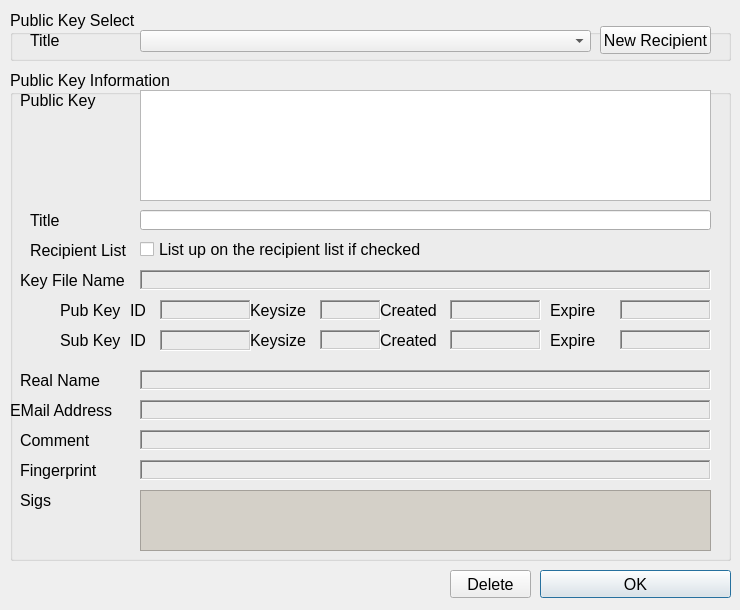
<?xml version="1.0" encoding="UTF-8"?>
<ui version="4.0">
 <class>DialogAddressBook</class>
 <widget class="QDialog" name="DialogAddressBook">
  <property name="geometry">
   <rect>
    <x>0</x>
    <y>0</y>
    <width>740</width>
    <height>610</height>
   </rect>
  </property>
  <property name="sizePolicy">
   <sizepolicy hsizetype="Fixed" vsizetype="Fixed">
    <horstretch>0</horstretch>
    <verstretch>0</verstretch>
   </sizepolicy>
  </property>
  <property name="minimumSize">
   <size>
    <width>740</width>
    <height>610</height>
   </size>
  </property>
  <property name="maximumSize">
   <size>
    <width>740</width>
    <height>610</height>
   </size>
  </property>
  <property name="windowTitle">
   <string>Recipient List Setting</string>
  </property>
  <widget class="QGroupBox" name="groupBox">
   <property name="geometry">
    <rect>
     <x>10</x>
     <y>70</y>
     <width>721</width>
     <height>491</height>
    </rect>
   </property>
   <property name="font">
    <font>
     <pointsize>12</pointsize>
    </font>
   </property>
   <property name="title">
    <string>Public Key Information</string>
   </property>
   <widget class="QLabel" name="label_2">
    <property name="geometry">
     <rect>
      <x>20</x>
      <y>140</y>
      <width>101</width>
      <height>20</height>
     </rect>
    </property>
    <property name="layoutDirection">
     <enum>Qt::RightToLeft</enum>
    </property>
    <property name="text">
     <string>Title</string>
    </property>
   </widget>
   <widget class="QLabel" name="label_3">
    <property name="geometry">
     <rect>
      <x>10</x>
      <y>300</y>
      <width>111</width>
      <height>20</height>
     </rect>
    </property>
    <property name="layoutDirection">
     <enum>Qt::RightToLeft</enum>
    </property>
    <property name="text">
     <string>Real Name</string>
    </property>
   </widget>
   <widget class="QLabel" name="label_4">
    <property name="geometry">
     <rect>
      <x>0</x>
      <y>330</y>
      <width>121</width>
      <height>20</height>
     </rect>
    </property>
    <property name="layoutDirection">
     <enum>Qt::RightToLeft</enum>
    </property>
    <property name="text">
     <string>EMail Address</string>
    </property>
   </widget>
   <widget class="QLabel" name="label_5">
    <property name="geometry">
     <rect>
      <x>10</x>
      <y>360</y>
      <width>111</width>
      <height>20</height>
     </rect>
    </property>
    <property name="layoutDirection">
     <enum>Qt::RightToLeft</enum>
    </property>
    <property name="text">
     <string>Comment</string>
    </property>
   </widget>
   <widget class="QLabel" name="label_6">
    <property name="geometry">
     <rect>
      <x>10</x>
      <y>390</y>
      <width>111</width>
      <height>20</height>
     </rect>
    </property>
    <property name="layoutDirection">
     <enum>Qt::RightToLeft</enum>
    </property>
    <property name="text">
     <string>Fingerprint</string>
    </property>
   </widget>
   <widget class="QLabel" name="label_7">
    <property name="geometry">
     <rect>
      <x>10</x>
      <y>200</y>
      <width>111</width>
      <height>20</height>
     </rect>
    </property>
    <property name="layoutDirection">
     <enum>Qt::RightToLeft</enum>
    </property>
    <property name="text">
     <string>Key File Name</string>
    </property>
   </widget>
   <widget class="QLineEdit" name="lineEdit_Title">
    <property name="geometry">
     <rect>
      <x>130</x>
      <y>140</y>
      <width>571</width>
      <height>20</height>
     </rect>
    </property>
   </widget>
   <widget class="QLabel" name="label_RealName">
    <property name="geometry">
     <rect>
      <x>130</x>
      <y>300</y>
      <width>571</width>
      <height>20</height>
     </rect>
    </property>
    <property name="autoFillBackground">
     <bool>false</bool>
    </property>
    <property name="styleSheet">
     <string/>
    </property>
    <property name="frameShape">
     <enum>QFrame::WinPanel</enum>
    </property>
    <property name="frameShadow">
     <enum>QFrame::Sunken</enum>
    </property>
    <property name="text">
     <string/>
    </property>
   </widget>
   <widget class="QLabel" name="label_Email">
    <property name="geometry">
     <rect>
      <x>130</x>
      <y>330</y>
      <width>571</width>
      <height>20</height>
     </rect>
    </property>
    <property name="autoFillBackground">
     <bool>false</bool>
    </property>
    <property name="styleSheet">
     <string/>
    </property>
    <property name="frameShape">
     <enum>QFrame::WinPanel</enum>
    </property>
    <property name="frameShadow">
     <enum>QFrame::Sunken</enum>
    </property>
    <property name="text">
     <string/>
    </property>
   </widget>
   <widget class="QLabel" name="label_Comment">
    <property name="geometry">
     <rect>
      <x>130</x>
      <y>360</y>
      <width>571</width>
      <height>20</height>
     </rect>
    </property>
    <property name="autoFillBackground">
     <bool>false</bool>
    </property>
    <property name="styleSheet">
     <string/>
    </property>
    <property name="frameShape">
     <enum>QFrame::WinPanel</enum>
    </property>
    <property name="frameShadow">
     <enum>QFrame::Sunken</enum>
    </property>
    <property name="text">
     <string/>
    </property>
   </widget>
   <widget class="QLabel" name="label_FileName">
    <property name="geometry">
     <rect>
      <x>130</x>
      <y>200</y>
      <width>571</width>
      <height>20</height>
     </rect>
    </property>
    <property name="autoFillBackground">
     <bool>false</bool>
    </property>
    <property name="styleSheet">
     <string/>
    </property>
    <property name="frameShape">
     <enum>QFrame::WinPanel</enum>
    </property>
    <property name="frameShadow">
     <enum>QFrame::Sunken</enum>
    </property>
    <property name="text">
     <string/>
    </property>
   </widget>
   <widget class="QLabel" name="label_Fingerprint">
    <property name="geometry">
     <rect>
      <x>130</x>
      <y>390</y>
      <width>571</width>
      <height>20</height>
     </rect>
    </property>
    <property name="autoFillBackground">
     <bool>false</bool>
    </property>
    <property name="styleSheet">
     <string/>
    </property>
    <property name="frameShape">
     <enum>QFrame::WinPanel</enum>
    </property>
    <property name="frameShadow">
     <enum>QFrame::Sunken</enum>
    </property>
    <property name="text">
     <string/>
    </property>
   </widget>
   <widget class="QLabel" name="label_8">
    <property name="geometry">
     <rect>
      <x>10</x>
      <y>20</y>
      <width>111</width>
      <height>20</height>
     </rect>
    </property>
    <property name="layoutDirection">
     <enum>Qt::RightToLeft</enum>
    </property>
    <property name="text">
     <string>Public Key</string>
    </property>
   </widget>
   <widget class="QPlainTextEdit" name="plainTextEdit_PublicKey">
    <property name="geometry">
     <rect>
      <x>130</x>
      <y>20</y>
      <width>571</width>
      <height>111</height>
     </rect>
    </property>
    <property name="readOnly">
     <bool>false</bool>
    </property>
    <property name="tabStopWidth">
     <number>80</number>
    </property>
   </widget>
   <widget class="QLabel" name="label_9">
    <property name="geometry">
     <rect>
      <x>50</x>
      <y>230</y>
      <width>71</width>
      <height>20</height>
     </rect>
    </property>
    <property name="layoutDirection">
     <enum>Qt::RightToLeft</enum>
    </property>
    <property name="text">
     <string>Pub Key</string>
    </property>
   </widget>
   <widget class="QLabel" name="label_10">
    <property name="geometry">
     <rect>
      <x>50</x>
      <y>260</y>
      <width>71</width>
      <height>20</height>
     </rect>
    </property>
    <property name="layoutDirection">
     <enum>Qt::RightToLeft</enum>
    </property>
    <property name="text">
     <string>Sub Key</string>
    </property>
   </widget>
   <widget class="QLabel" name="label_11">
    <property name="geometry">
     <rect>
      <x>240</x>
      <y>230</y>
      <width>61</width>
      <height>20</height>
     </rect>
    </property>
    <property name="layoutDirection">
     <enum>Qt::RightToLeft</enum>
    </property>
    <property name="text">
     <string>Keysize</string>
    </property>
   </widget>
   <widget class="QLabel" name="label_12">
    <property name="geometry">
     <rect>
      <x>240</x>
      <y>260</y>
      <width>61</width>
      <height>20</height>
     </rect>
    </property>
    <property name="layoutDirection">
     <enum>Qt::RightToLeft</enum>
    </property>
    <property name="text">
     <string>Keysize</string>
    </property>
   </widget>
   <widget class="QLabel" name="label_PubKeyId">
    <property name="geometry">
     <rect>
      <x>150</x>
      <y>230</y>
      <width>91</width>
      <height>20</height>
     </rect>
    </property>
    <property name="autoFillBackground">
     <bool>false</bool>
    </property>
    <property name="styleSheet">
     <string/>
    </property>
    <property name="frameShape">
     <enum>QFrame::WinPanel</enum>
    </property>
    <property name="frameShadow">
     <enum>QFrame::Sunken</enum>
    </property>
    <property name="text">
     <string/>
    </property>
   </widget>
   <widget class="QLabel" name="label_SubKeyId">
    <property name="geometry">
     <rect>
      <x>150</x>
      <y>260</y>
      <width>91</width>
      <height>21</height>
     </rect>
    </property>
    <property name="autoFillBackground">
     <bool>false</bool>
    </property>
    <property name="styleSheet">
     <string/>
    </property>
    <property name="frameShape">
     <enum>QFrame::WinPanel</enum>
    </property>
    <property name="frameShadow">
     <enum>QFrame::Sunken</enum>
    </property>
    <property name="text">
     <string/>
    </property>
   </widget>
   <widget class="QLabel" name="label_PubKeysize">
    <property name="geometry">
     <rect>
      <x>310</x>
      <y>230</y>
      <width>61</width>
      <height>20</height>
     </rect>
    </property>
    <property name="autoFillBackground">
     <bool>false</bool>
    </property>
    <property name="styleSheet">
     <string/>
    </property>
    <property name="frameShape">
     <enum>QFrame::WinPanel</enum>
    </property>
    <property name="frameShadow">
     <enum>QFrame::Sunken</enum>
    </property>
    <property name="text">
     <string/>
    </property>
   </widget>
   <widget class="QLabel" name="label_SubKeysize">
    <property name="geometry">
     <rect>
      <x>310</x>
      <y>260</y>
      <width>61</width>
      <height>20</height>
     </rect>
    </property>
    <property name="autoFillBackground">
     <bool>false</bool>
    </property>
    <property name="styleSheet">
     <string/>
    </property>
    <property name="frameShape">
     <enum>QFrame::WinPanel</enum>
    </property>
    <property name="frameShadow">
     <enum>QFrame::Sunken</enum>
    </property>
    <property name="text">
     <string/>
    </property>
   </widget>
   <widget class="QLabel" name="label_PubKeyCreatedLabel">
    <property name="geometry">
     <rect>
      <x>370</x>
      <y>230</y>
      <width>61</width>
      <height>20</height>
     </rect>
    </property>
    <property name="layoutDirection">
     <enum>Qt::RightToLeft</enum>
    </property>
    <property name="text">
     <string>Created</string>
    </property>
   </widget>
   <widget class="QLabel" name="label_PubKeyCreated">
    <property name="geometry">
     <rect>
      <x>440</x>
      <y>230</y>
      <width>91</width>
      <height>20</height>
     </rect>
    </property>
    <property name="autoFillBackground">
     <bool>false</bool>
    </property>
    <property name="styleSheet">
     <string/>
    </property>
    <property name="frameShape">
     <enum>QFrame::WinPanel</enum>
    </property>
    <property name="frameShadow">
     <enum>QFrame::Sunken</enum>
    </property>
    <property name="text">
     <string/>
    </property>
   </widget>
   <widget class="QLabel" name="label_PubKeyExpire">
    <property name="geometry">
     <rect>
      <x>610</x>
      <y>230</y>
      <width>91</width>
      <height>20</height>
     </rect>
    </property>
    <property name="autoFillBackground">
     <bool>false</bool>
    </property>
    <property name="styleSheet">
     <string/>
    </property>
    <property name="frameShape">
     <enum>QFrame::WinPanel</enum>
    </property>
    <property name="frameShadow">
     <enum>QFrame::Sunken</enum>
    </property>
    <property name="text">
     <string/>
    </property>
   </widget>
   <widget class="QLabel" name="label_14">
    <property name="geometry">
     <rect>
      <x>540</x>
      <y>230</y>
      <width>61</width>
      <height>20</height>
     </rect>
    </property>
    <property name="layoutDirection">
     <enum>Qt::RightToLeft</enum>
    </property>
    <property name="text">
     <string>Expire</string>
    </property>
   </widget>
   <widget class="QLabel" name="label_SubKeyCreated">
    <property name="geometry">
     <rect>
      <x>440</x>
      <y>260</y>
      <width>91</width>
      <height>20</height>
     </rect>
    </property>
    <property name="autoFillBackground">
     <bool>false</bool>
    </property>
    <property name="styleSheet">
     <string/>
    </property>
    <property name="frameShape">
     <enum>QFrame::WinPanel</enum>
    </property>
    <property name="frameShadow">
     <enum>QFrame::Sunken</enum>
    </property>
    <property name="text">
     <string/>
    </property>
   </widget>
   <widget class="QLabel" name="label_SubKeyExpire">
    <property name="geometry">
     <rect>
      <x>610</x>
      <y>260</y>
      <width>91</width>
      <height>20</height>
     </rect>
    </property>
    <property name="autoFillBackground">
     <bool>false</bool>
    </property>
    <property name="styleSheet">
     <string/>
    </property>
    <property name="frameShape">
     <enum>QFrame::WinPanel</enum>
    </property>
    <property name="frameShadow">
     <enum>QFrame::Sunken</enum>
    </property>
    <property name="text">
     <string/>
    </property>
   </widget>
   <widget class="QLabel" name="label_15">
    <property name="geometry">
     <rect>
      <x>370</x>
      <y>260</y>
      <width>61</width>
      <height>20</height>
     </rect>
    </property>
    <property name="layoutDirection">
     <enum>Qt::RightToLeft</enum>
    </property>
    <property name="text">
     <string>Created</string>
    </property>
   </widget>
   <widget class="QLabel" name="label_16">
    <property name="geometry">
     <rect>
      <x>540</x>
      <y>260</y>
      <width>61</width>
      <height>20</height>
     </rect>
    </property>
    <property name="layoutDirection">
     <enum>Qt::RightToLeft</enum>
    </property>
    <property name="text">
     <string>Expire</string>
    </property>
   </widget>
   <widget class="QPlainTextEdit" name="plainTextEdit_Sigs">
    <property name="geometry">
     <rect>
      <x>130</x>
      <y>420</y>
      <width>571</width>
      <height>61</height>
     </rect>
    </property>
    <property name="styleSheet">
     <string>background-color: rgb(212, 208, 200);</string>
    </property>
    <property name="readOnly">
     <bool>true</bool>
    </property>
   </widget>
   <widget class="QLabel" name="label_17">
    <property name="geometry">
     <rect>
      <x>10</x>
      <y>420</y>
      <width>111</width>
      <height>20</height>
     </rect>
    </property>
    <property name="layoutDirection">
     <enum>Qt::RightToLeft</enum>
    </property>
    <property name="text">
     <string>Sigs</string>
    </property>
   </widget>
   <widget class="QLabel" name="label_13">
    <property name="geometry">
     <rect>
      <x>120</x>
      <y>230</y>
      <width>21</width>
      <height>20</height>
     </rect>
    </property>
    <property name="layoutDirection">
     <enum>Qt::RightToLeft</enum>
    </property>
    <property name="text">
     <string>ID</string>
    </property>
   </widget>
   <widget class="QLabel" name="label_18">
    <property name="geometry">
     <rect>
      <x>120</x>
      <y>260</y>
      <width>21</width>
      <height>20</height>
     </rect>
    </property>
    <property name="layoutDirection">
     <enum>Qt::RightToLeft</enum>
    </property>
    <property name="text">
     <string>ID</string>
    </property>
   </widget>
   <widget class="QLabel" name="label_19">
    <property name="geometry">
     <rect>
      <x>20</x>
      <y>170</y>
      <width>101</width>
      <height>20</height>
     </rect>
    </property>
    <property name="layoutDirection">
     <enum>Qt::RightToLeft</enum>
    </property>
    <property name="text">
     <string>Recipient List</string>
    </property>
   </widget>
   <widget class="QCheckBox" name="checkBoxIsRecipient">
    <property name="geometry">
     <rect>
      <x>130</x>
      <y>170</y>
      <width>551</width>
      <height>18</height>
     </rect>
    </property>
    <property name="text">
     <string>List up on the recipient list if checked</string>
    </property>
   </widget>
  </widget>
  <widget class="QPushButton" name="pushButton_OK">
   <property name="geometry">
    <rect>
     <x>540</x>
     <y>570</y>
     <width>191</width>
     <height>28</height>
    </rect>
   </property>
   <property name="sizePolicy">
    <sizepolicy hsizetype="Minimum" vsizetype="Fixed">
     <horstretch>0</horstretch>
     <verstretch>0</verstretch>
    </sizepolicy>
   </property>
   <property name="font">
    <font>
     <pointsize>12</pointsize>
    </font>
   </property>
   <property name="text">
    <string>OK</string>
   </property>
  </widget>
  <widget class="QPushButton" name="pushButton_Delete">
   <property name="geometry">
    <rect>
     <x>450</x>
     <y>570</y>
     <width>81</width>
     <height>28</height>
    </rect>
   </property>
   <property name="font">
    <font>
     <pointsize>12</pointsize>
    </font>
   </property>
   <property name="text">
    <string>Delete</string>
   </property>
  </widget>
  <widget class="QGroupBox" name="groupBox_2">
   <property name="geometry">
    <rect>
     <x>10</x>
     <y>10</y>
     <width>721</width>
     <height>51</height>
    </rect>
   </property>
   <property name="font">
    <font>
     <pointsize>12</pointsize>
    </font>
   </property>
   <property name="title">
    <string>Public Key Select</string>
   </property>
   <widget class="QComboBox" name="comboBox_Recipient">
    <property name="geometry">
     <rect>
      <x>130</x>
      <y>20</y>
      <width>451</width>
      <height>22</height>
     </rect>
    </property>
   </widget>
   <widget class="QLabel" name="label">
    <property name="geometry">
     <rect>
      <x>20</x>
      <y>20</y>
      <width>101</width>
      <height>20</height>
     </rect>
    </property>
    <property name="layoutDirection">
     <enum>Qt::RightToLeft</enum>
    </property>
    <property name="text">
     <string>Title</string>
    </property>
   </widget>
   <widget class="QPushButton" name="pushButton_NewRecipient">
    <property name="geometry">
     <rect>
      <x>590</x>
      <y>16</y>
      <width>111</width>
      <height>28</height>
     </rect>
    </property>
    <property name="text">
     <string>New Recipient</string>
    </property>
   </widget>
  </widget>
 </widget>
 <tabstops>
  <tabstop>comboBox_Recipient</tabstop>
  <tabstop>pushButton_NewRecipient</tabstop>
  <tabstop>plainTextEdit_PublicKey</tabstop>
  <tabstop>lineEdit_Title</tabstop>
  <tabstop>checkBoxIsRecipient</tabstop>
  <tabstop>pushButton_Delete</tabstop>
  <tabstop>pushButton_OK</tabstop>
  <tabstop>plainTextEdit_Sigs</tabstop>
 </tabstops>
 <resources/>
 <connections/>
</ui>
